Frame 1 (no input): blank canvas, image omitted
Frame 60 (no input): blank canvas, image omitted
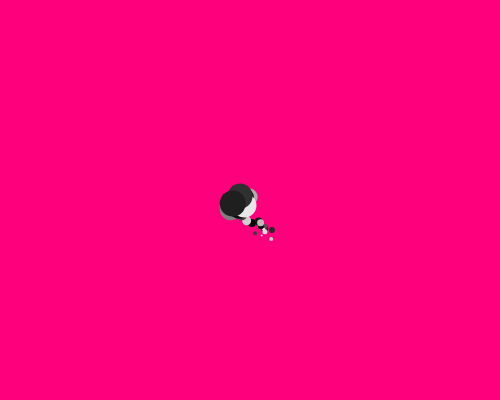
Frame 120 (the mouse pressed at the canvas centre since frame 60)

The p5.js sketch whose frames 1 and 60 were blank and that drew this single picture after the mouse press (run headless with seeded random() and noise() and a simulated clock; from frame 60 on, the mouse is pressed at the canvas centre):

// p5.js sketch
// ── sketch.js
var particles = [];

function setup() {
  createCanvas(500, 400);
}

function mousePressed() {
  particles.push(new Particle(mouseX, mouseY));
}

function draw() {
  background(255, 0, 125);
  for (let i = 0; i < particles.length; i++) {
    particles[i].update();
    particles[i].show();
  }

}

//hello, is this better than this?

// ── particle.js
//var gravity = 0.1;

class Particle {
  constructor(x, y) {
    this.x = x;
    this.y = y;

    //this.ySpeed = 0;

    this.history = [];// new Array(1000);

    this.update = function () {
      this.y += random(-10, 10);
      this.x += random(-10, 10);

      var v = createVector(this.x, this.y);
      this.history.push(v);

      if (this.history.length > 35) {
        this.history.splice(0, 1);
      }
    };

    this.show = function () {
      noStroke();
      fill(0, 150);
      ellipse(this.x, this.y, 24, 24);

      for (let i = 0; i < this.history.length; i++) {
        var pos = this.history[i];
        fill(random(255));
        ellipse(pos.x, pos.y, i - 8, i - 8);
      }
    };


  }
}
